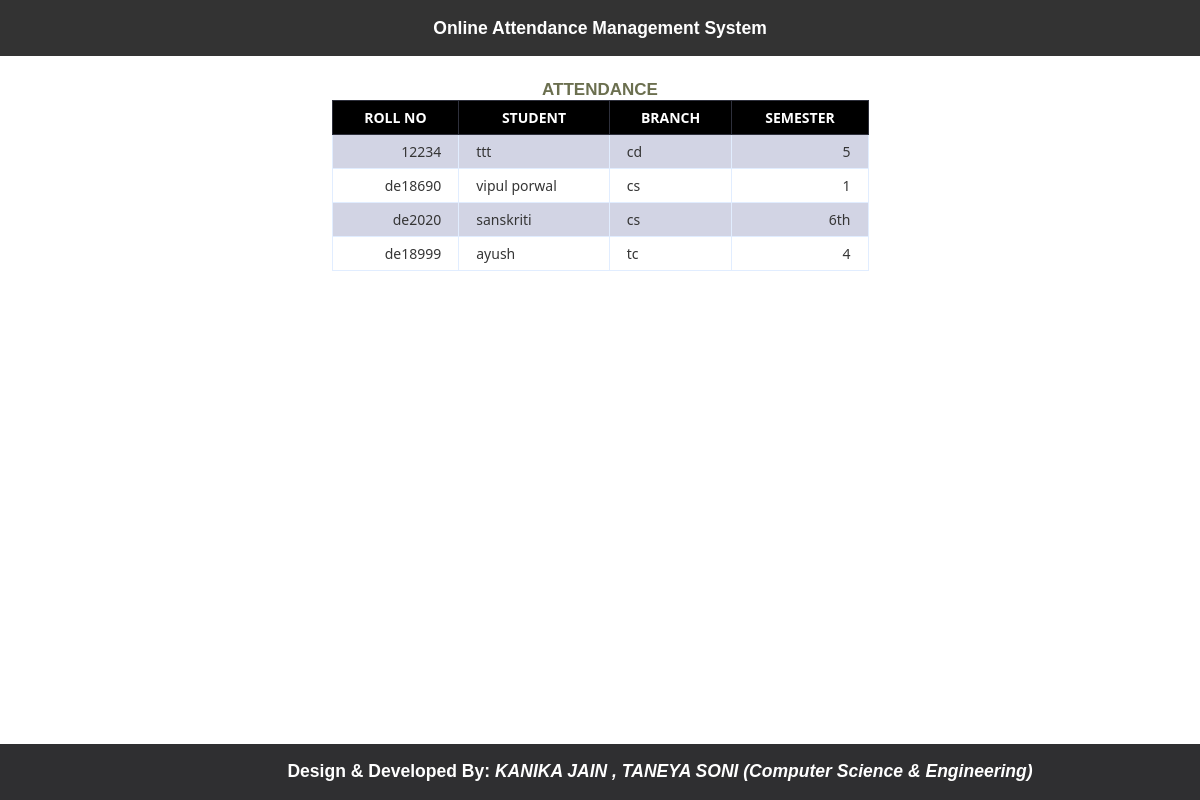
The app's page /student_att.php with its own data.
### tables this page shows
CREATE TABLE `student_table` (
  `rollno` varchar(15) NOT NULL,
  `name` varchar(30) NOT NULL,
  `branch` varchar(10) NOT NULL,
  `semester` varchar(10) NOT NULL,
  `password` varchar(10) NOT NULL
);

### student_att.php (the view, shortened to what this page needs)
<?php include 'header.php'?>
<!DOCTYPE html>
<html>
<?php
$servername = "localhost";
$username = "root";
$password = "";
$dbname = "attendancedb";
$conn = new mysqli($servername, $username, $password, $dbname);
$sql = "SELECT * FROM student_table ORDER BY student_table.branch ASC";
$result = $conn->query($sql);
?>
<head>
</head>
<body>
	<h1>Attendance</h1>
	<form>
	<table class="data-table">
		<thead>
			<tr>
				<th>Roll NO</th>
				<th>Student</th>
				<th>Branch</th>
				<th>Semester</th>
			</tr>
		</thead>
		<tbody>
		<?php
		while ($row = mysqli_fetch_array($result))
		{
			echo '<tr>
					<td>'.$row['rollno'].'</td>
					<td>'.$row['name'].'</td>
					<td>'.$row['branch'].'</td>
					<td>'.$row['semester'].'</td>
				</tr>';
		}?>
		</tbody>
	</table>
	<br>
	</form>
</body>
</html>
<?php include 'footer.php'?>

### header.php (shortened to what this page needs)
<!DOCTYPE html>
<html lang="en">
<head>
</head>
<body>
    <div class="fixed-header">
        <div class="container">
            <nav>
                <h3>Online Attendance Management System</h3>
               </nav>
        </div>
    </div>
</body>
</html>

### footer.php (shortened to what this page needs)
<!DOCTYPE html>
<html lang="en">
<head>
</head>
<body>
    <div class="fixed-footer">
      <marquee>  <div class="container"><h3 class="ftext">Design & Developed By:  <i> KANIKA JAIN , TANEYA SONI  (Computer Science & Engineering)</i></h3></div>        </marquee>
    </div>
</body>
</html>

### header.php (style rules this page uses)
body { padding-top: 60px; padding-bottom: 40px; }
.fixed-header, .fixed-footer { width: 100%; position: fixed; background: #333; padding: 0px; color: #fff; }
.fixed-header { top: 0; }
.fixed-footer { bottom: 0; }
.container { width: 80%; margin: 0 auto; }
h3 { text-align:center; }

### student_att.php (style rules this page uses)
body { font-size: 15px; color: #6b6f4f; font-family: "segoe-ui", "open-sans", tahoma, arial; padding: 0; margin: 0; }
table { margin: auto; font-family: "Lucida Sans Unicode", "Lucida Grande", "Segoe Ui"; font-size: 12px; }
h1 { margin: 25px auto 0; text-align: center; text-transform: uppercase; font-size: 17px; }
table td { transition: all .5s; }
.data-table { border-collapse: collapse; font-size: 14px; min-width: 537px; margin-bottom:10px; }
.data-table th, .data-table td { border: 1px solid #e1edff; padding: 7px 17px; }
.data-table thead th { background-color: black; color: #FFFFFF; border-color: #2e303c!important; text-transform: uppercase; }
.data-table tbody td { color: #353535; }
.data-table tbody td:first-child, .data-table tbody td:nth-child(4), .data-table tbody td:last-child { text-align: right; }
.data-table tbody tr:nth-child(odd) td { background-color:#d2d4e4; }
h1 { margin-top:80px; }

### footer.php (style rules this page uses)
.container { width: 95%; }
.fixed-footer { width: 100%; position: fixed; background:#2f2f31; padding: 0px; color: #fff; opacity:1; }
.ftext { padding-left:120px; color:white; }

### records on screen
student_table: rollno "12234", name "ttt", branch "cd", semester "5"
student_table: rollno "de18690", name "vipul porwal", branch "cs", semester "1"
student_table: rollno "de2020", name "sanskriti", branch "cs", semester "6th"
student_table: rollno "de18999", name "ayush", branch "tc", semester "4"
